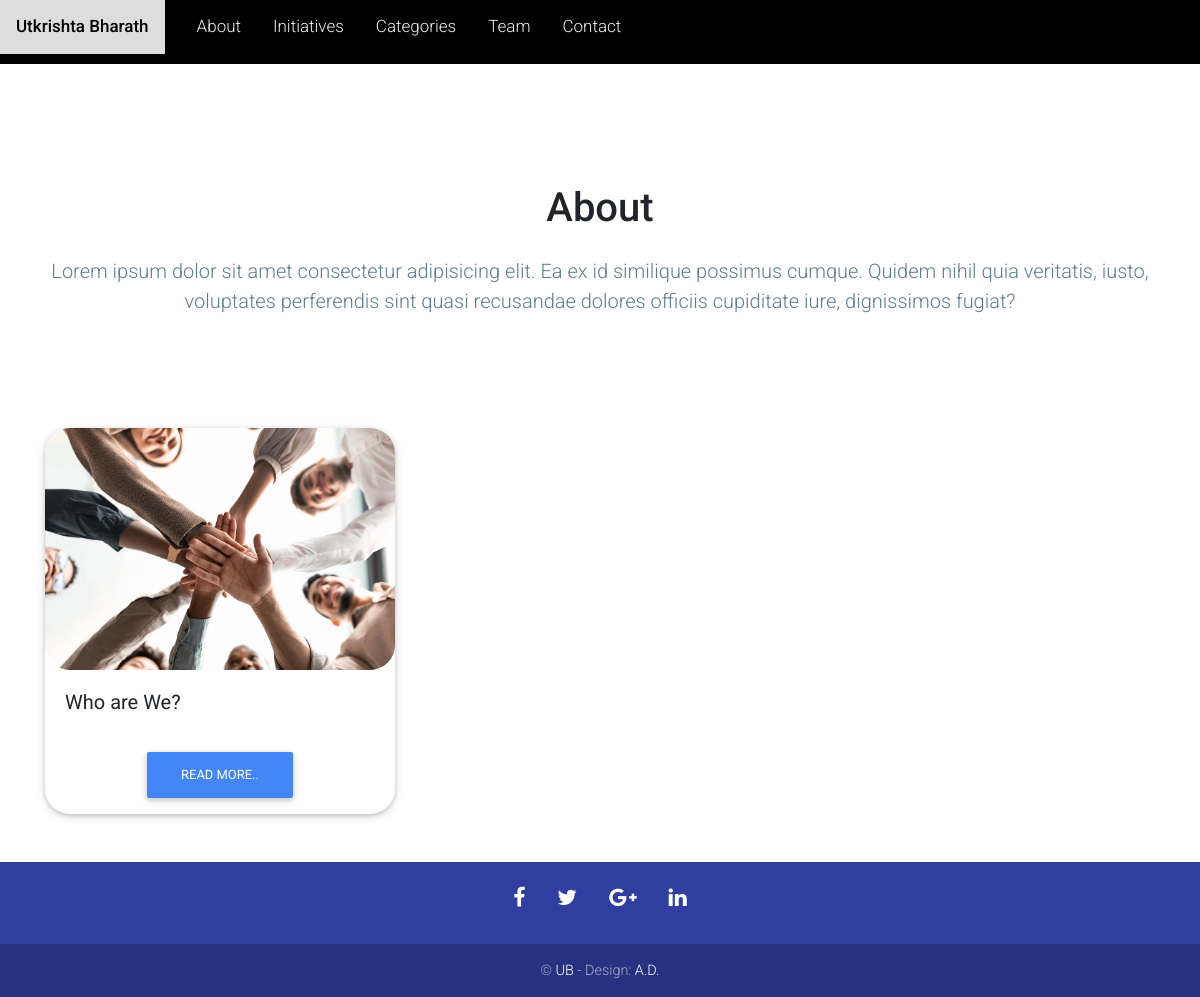
Before: /category/about with the older database file.
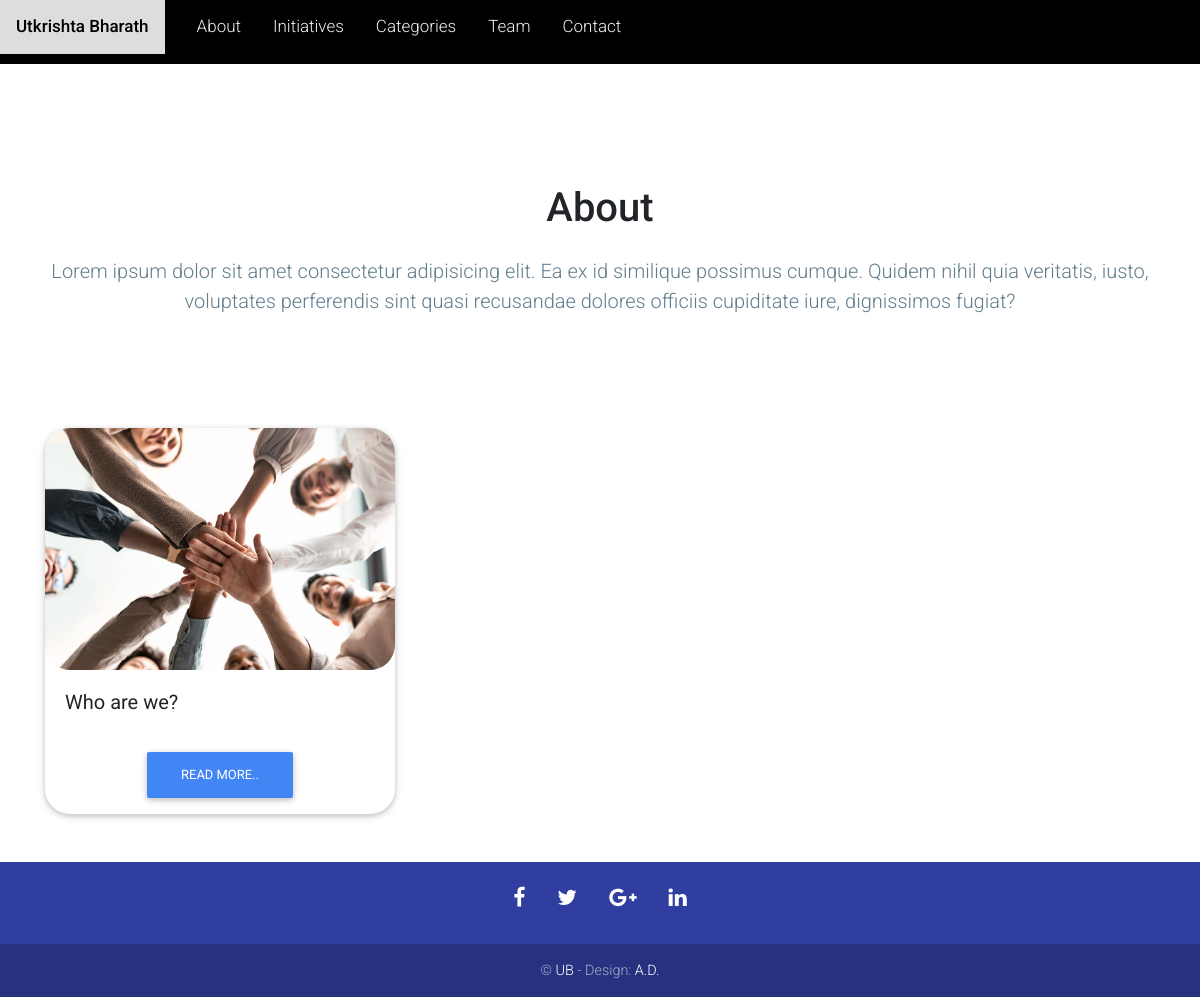
After: the same page with the newer database file.
### blog/models.py (models this page shows, shortened)
class Category(models.Model):
    cat_id = models.AutoField(primary_key=True)
    title = models.CharField(max_length=100)
    description = models.TextField()
    url = models.CharField(max_length=100)
    image = models.ImageField(upload_to='category/')
    add_date = models.DateTimeField(auto_now_add=True, null=True)

class Post(models.Model):
    post_id = models.AutoField(primary_key=True)
    title = models.CharField(max_length=200)
    content = models.TextField()
    url = models.CharField(max_length=100)
    cat = models.ForeignKey(Category, on_delete=models.CASCADE)
    image = models.ImageField(upload_to='post/')

### blog/views.py (the view)
# urls.py: path('category/<slug:url>',category),
def category(request, url):
    cat = Category.objects.get(url=url)
    posts = Post.objects.filter(cat=cat)
    return render(request, "category.html", {'cat': cat, 'posts': posts})

### templates/category.html (shortened to what this page needs)
{%extends 'base.html' %} {%block title%} {{cat.title}}{%endblock%} {%block content%}
<br><br><br><br>
<div class="wow fadeIn">
    <h2 class="text-center h1 my-4">{{cat.title}}</h2>
    <p class="px-5 mb-5 pb-3 lead blue-grey-text text-center">
        Lorem ipsum dolor sit amet consectetur adipisicing elit. Ea ex id similique possimus cumque. Quidem nihil quia veritatis, iusto, voluptates perferendis sint quasi recusandae dolores officiis cupiditate iure, dignissimos fugiat?
    </p>
</div>
<div class="container">
    <div class="row row-cols-1 row-cols-md-3 g-4">
        {% for p in posts %}
        <div class="col my-5">
            <div class="card h-100">
                <img src="/media/{{p.image}}" class="card-img-top w-20" alt="Images" />
                <div class="card-body">
                    <h5 class="card-title">{{p.title}}</h5>
                </div>
                <a class="text-align:center;" href="/blog/{{p.url}}"><button type="button" class="btn btn-primary mb-10">Read More..</button></a>
            </div>
        </div>{% empty %}
        <h5 class="card-title">No posts in this category</h5>
        {%endfor%}
    </div>
</div>
{%endblock%}

### templates/base.html (shortened to what this page needs)
<!DOCTYPE html> {% load static %}
<html lang="en-US">
<head>
    <link rel="stylesheet" href="{% static 'css/header.css'%}">
    <link rel="stylesheet" href="https://maxcdn.bootstrapcdn.com/font-awesome/4.7.0/css/font-awesome.min.css">
    <link rel="stylesheet" href="{% static 'css/bootstrap.min.css'%}">
    <link rel="stylesheet" href="{% static 'css/mdb.min.css'%}">
    <link rel="stylesheet" href="{% static 'css/main.css'%}">
</head>
<body id="top">
    {% include 'header.html' %} {%block content%} {%endblock%} {% include 'footer.html' %}
</body>
</html>

### templates/header.html (shortened to what this page needs)
<link rel="stylesheet" href="https://cdnjs.cloudflare.com/ajax/libs/font-awesome/4.7.0/css/font-awesome.min.css">
<div class="topnavARD" id="myTopnav">
    <a class="navbar-brand" href="/"><strong>Utkrishta Bharath</strong></a>
    <a href="/category/about">About</a>
    <a href="/#initiatives">Initiatives</a>
    <a href="/#categories">Categories</a>
    <a href="/#team">Team</a>
    <a href="/#contact">Contact</a>
</div>

### templates/footer.html
<footer class="page-footer indigo darken-2 center-on-small-only pt-0 mt-0">
    <div class="container">
        <div class="row">
            <div class="col-md-12">
                <div class="mb-5 flex-center"><a class="px-3" href="#"><i class="fa fa-facebook fa-lg white-text"></i></a><a class="px-3" href="#"><i class="fa fa-twitter fa-lg white-text"></i></a><a class="px-3" href="#"><i class="fa fa-google-plus fa-lg white-text"></i></a>
                    <a class="px-3" href="#"><i class="fa fa-linkedin fa-lg white-text"></i></a>
                </div>
            </div>
        </div>
    </div>
    <div class="footer-copyright text-center py-3 font-small">
        <div class="container-fluid">
            <div>&copy; <a href="/">UB</a> - Design: <a href="/" target="_blank">A.D.</a></div>
        </div>
    </div>
</footer>

### static/css/main.css (style rules this page uses)
html { scroll-behavior: smooth; }

### templates/header.html (style rules this page uses)
.topnavARD { overflow: hidden; background-color: rgb(0, 0, 0); }
.topnavARD a { float: left; display: block; color: #f2f2f2; text-align: center; padding: 14px 16px; text-decoration: none; font-size: 17px; }

Changed rows visible on the page:
no longer on this page (row edited): Post: image (picture), title "Who are We?"
now on this page (row edited): Post: image (picture), title "Who are we?"
